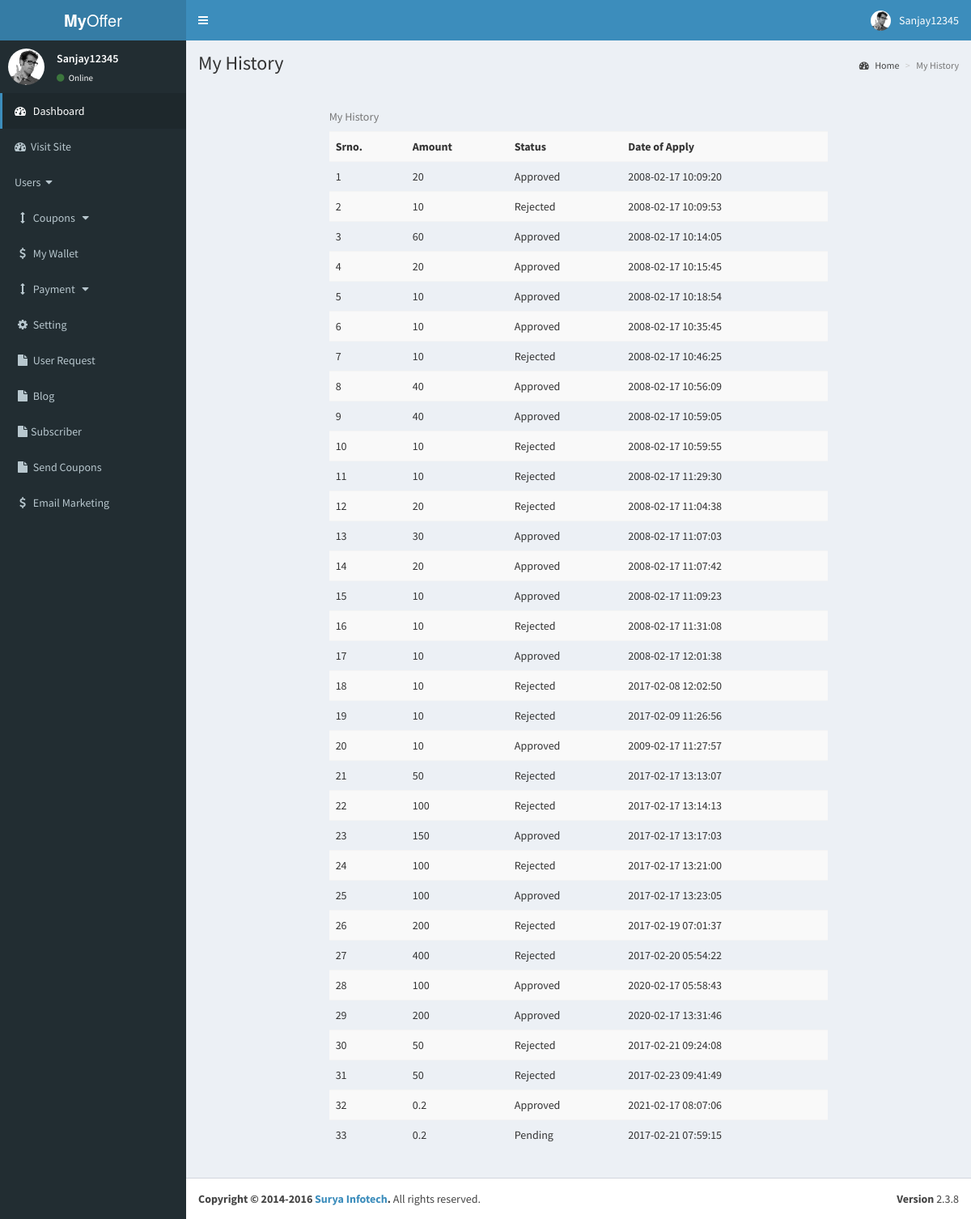
The app's page /company/myhistory.php (signed in) with its own data.
### tables this page shows
CREATE TABLE `user_request` (
  `id` int(11) NOT NULL,
  `user_id` int(11) NOT NULL,
  `mini_amount` varchar(50) NOT NULL,
  `Paper_link` varchar(70) NOT NULL,
  `description` longtext,
  `status` varchar(10) NOT NULL,
  `CreatedAt` datetime NOT NULL
);

### company/myhistory.php (the view, shortened to what this page needs)
<?php
include "header.php";
include "sidebar.php";
include "connect.php";
$user_id=$_SESSION['id'];
$history="select * from user_request where user_id='".$user_id."' ";
$result=mysqli_query($con,$history);
?>
  <div class="content-wrapper">
    <section class="content-header">
      <h1>
      My History
      </h1>
      <ol class="breadcrumb">
        <li><a href="#"><i class="fa fa-dashboard"></i> Home</a></li>
        <li class="active">My History</li>
      </ol>
    </section>
  <section class="content">
        <div class="row">
            <div class="col-md-8 page-content col-md-offset-2">
                <div class="inner-box category-content inner-border">
        <div class="row">
                        <div class="col-sm-12">
                                                   <table class="table table-striped">
                                  <b><caption>My History</caption></b>
                                    <tr>
                                      <th>Srno.</th>
                                      <th>Amount</th>
                                      <th>Status</th>
									  <th>Date of Apply</th>
                                    </tr>
                                    <?php
                                   $i=1;
									if(mysqli_num_rows($result)>0)
									           {
                               while($rec=mysqli_fetch_assoc($result))
                                 {
                                   echo"<tr>";
                                   echo"<td>".$i."</td>";
                                   echo"<td>".$rec["mini_amount"]."</td>";
                                  echo"<td>".$rec["status"]."</td>";
											            echo"<td>".$rec["CreatedAt"]."</td>";
                                  echo"</tr>";
                                  $i++;
                                  }
                                    }
                                    ?>
                                 </table>
                            </div>
                          </div>
                  </div>
                </div>
              </div>
        </div>
<?php
include "footer.php";
?>

### records on screen
user_request: mini_amount "20", status "Approved", CreatedAt "2008-02-17 10:09:20"
user_request: mini_amount "10", status "Rejected", CreatedAt "2008-02-17 10:09:53"
user_request: mini_amount "60", status "Approved", CreatedAt "2008-02-17 10:14:05"
user_request: mini_amount "20", status "Approved", CreatedAt "2008-02-17 10:15:45"
user_request: mini_amount "10", status "Approved", CreatedAt "2008-02-17 10:18:54"
user_request: mini_amount "10", status "Approved", CreatedAt "2008-02-17 10:35:45"
user_request: mini_amount "10", status "Rejected", CreatedAt "2008-02-17 10:46:25"
user_request: mini_amount "40", status "Approved", CreatedAt "2008-02-17 10:56:09"
user_request: mini_amount "40", status "Approved", CreatedAt "2008-02-17 10:59:05"
user_request: mini_amount "10", status "Rejected", CreatedAt "2008-02-17 10:59:55"
user_request: mini_amount "10", status "Rejected", CreatedAt "2008-02-17 11:29:30"
user_request: mini_amount "20", status "Rejected", CreatedAt "2008-02-17 11:04:38"
user_request: mini_amount "30", status "Approved", CreatedAt "2008-02-17 11:07:03"
user_request: mini_amount "20", status "Approved", CreatedAt "2008-02-17 11:07:42"
user_request: mini_amount "10", status "Approved", CreatedAt "2008-02-17 11:09:23"
user_request: mini_amount "10", status "Rejected", CreatedAt "2008-02-17 11:31:08"
user_request: mini_amount "10", status "Approved", CreatedAt "2008-02-17 12:01:38"
user_request: mini_amount "10", status "Rejected", CreatedAt "2017-02-08 12:02:50"
user_request: mini_amount "10", status "Rejected", CreatedAt "2017-02-09 11:26:56"
user_request: mini_amount "10", status "Approved", CreatedAt "2009-02-17 11:27:57"
user_request: mini_amount "50", status "Rejected", CreatedAt "2017-02-17 13:13:07"
user_request: mini_amount "100", status "Rejected", CreatedAt "2017-02-17 13:14:13"
user_request: mini_amount "150", status "Approved", CreatedAt "2017-02-17 13:17:03"
user_request: mini_amount "100", status "Rejected", CreatedAt "2017-02-17 13:21:00"
user_request: mini_amount "100", status "Approved", CreatedAt "2017-02-17 13:23:05"
user_request: mini_amount "200", status "Rejected", CreatedAt "2017-02-19 07:01:37"
user_request: mini_amount "400", status "Rejected", CreatedAt "2017-02-20 05:54:22"
user_request: mini_amount "100", status "Approved", CreatedAt "2020-02-17 05:58:43"
user_request: mini_amount "200", status "Approved", CreatedAt "2020-02-17 13:31:46"
user_request: mini_amount "50", status "Rejected", CreatedAt "2017-02-21 09:24:08"
user_request: mini_amount "50", status "Rejected", CreatedAt "2017-02-23 09:41:49"
user_request: mini_amount "0.2", status "Approved", CreatedAt "2021-02-17 08:07:06"
user_request: mini_amount "0.2", status "Pending", CreatedAt "2017-02-21 07:59:15"

### other values on screen
$_SESSION['fname'] "Sanjay12345"
